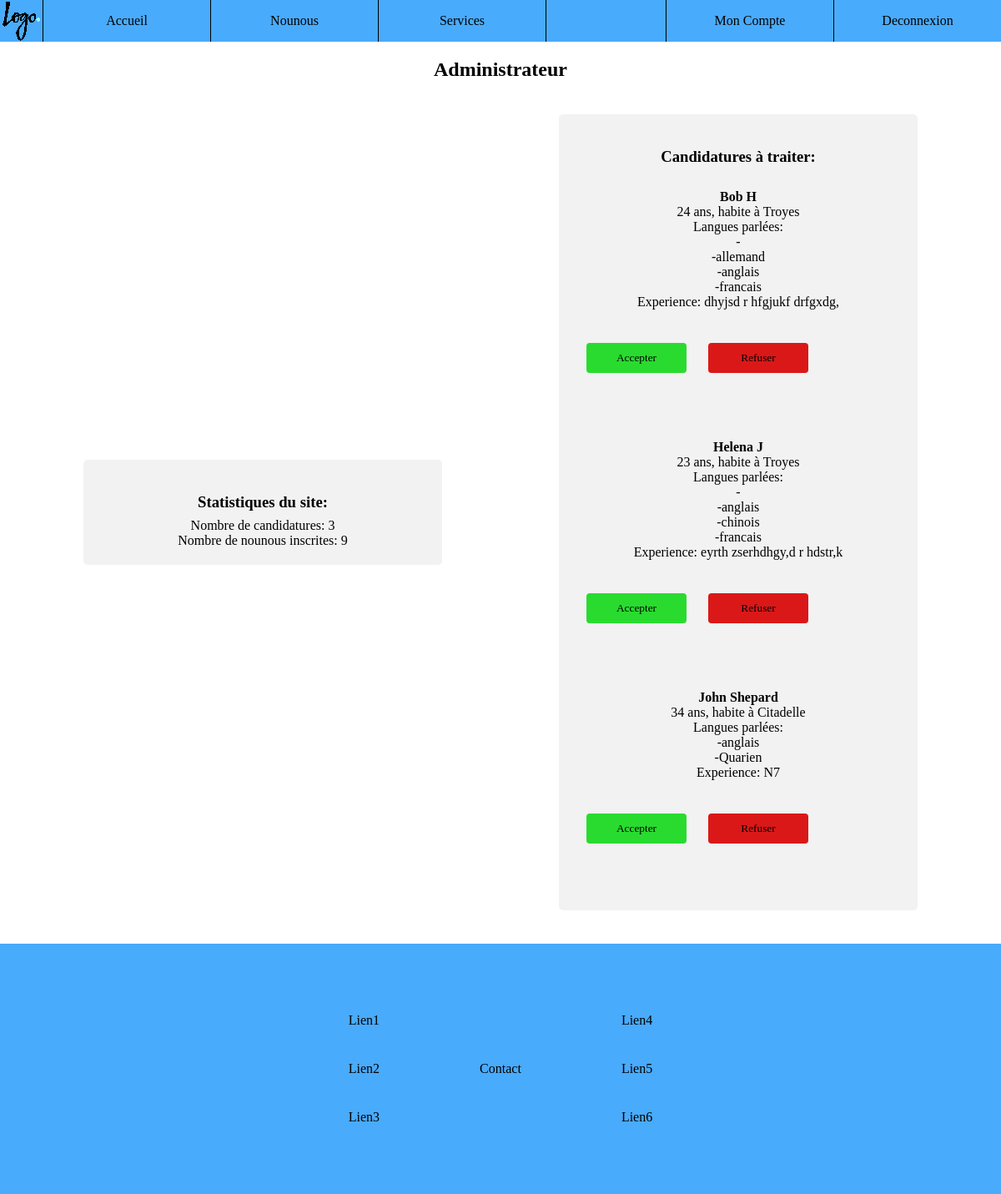
The app's page /compte.php (signed in) with its own data.
### tables this page shows
CREATE TABLE IF NOT EXISTS `nounou` (
  `idNounou` int(11) NOT NULL AUTO_INCREMENT,
  `revenu` int(11) DEFAULT NULL,
  `telephone` varchar(45) NOT NULL,
  `idU` int(11) NOT NULL,
  `ville` varchar(45) NOT NULL,
  `experience` varchar(255) DEFAULT NULL,
  `nom` varchar(45) NOT NULL,
  `prenom` varchar(45) NOT NULL,
  `statut` int(11) NOT NULL DEFAULT '0',
  `note` float DEFAULT '0',
  `age` int(3) NOT NULL,
  `nb_notes` int(11) NOT NULL DEFAULT '0',
  PRIMARY KEY (`idNounou`),
  KEY `idU_idx` (`idU`)
);

CREATE TABLE IF NOT EXISTS `pratiquelangue` (
  `idN` int(11) NOT NULL,
  `langue` varchar(45) NOT NULL,
  PRIMARY KEY (`idN`,`langue`)
);

### compte.php (the view, shortened to what this page needs)
<html>
    <head>
        <link rel="stylesheet" type="text/css" href="style.css">
    </head>
    <body>
        <?php include("nav.php"); ?>
        <?php
        $mysqli = new mysqli('localhost', 'administrateur', 'administrateur', 'mydb');
                $sql='SELECT u.type FROM utilisateur u WHERE u.email=\''.$_SESSION['email'].'\'';
                if (!$result = $mysqli->query($sql))
                {
                    echo "SELECT error in query " . $sql . " errno: " . $mysqli->errno . " error: " . $mysqli->error;
                    exit;
                }
                $get_info_type = $result->fetch_row();
                $sql='SELECT u.ID FROM utilisateur u WHERE u.email=\''.$_SESSION['email'].'\'';
                if (!$result = $mysqli->query($sql))
                {
                    echo "SELECT error in query " . $sql . " errno: " . $mysqli->errno . " error: " . $mysqli->error;
                    exit;
                }
                $get_info_id = $result->fetch_row();
                if ($get_info_type[0] == 0)
                {
                    ?>
                    <h2>Parent</h2>
                    <div class="texte">
                        <?php
                        $sql='SELECT p.idParent FROM parent p WHERE p.idU = \''.$get_info_id[0].'\'';
                        if (!$result = $mysqli->query($sql))
                        {
                            echo "SELECT error in query " . $sql . " errno: " . $mysqli->errno . " error: " . $mysqli->error;
                            exit;
                        }
                        $get_info_idParent = $result->fetch_row();
                        $sql='SELECT * FROM enfants e WHERE idParent = \''.$get_info_idParent[0].'\'';
                        if (!$result = $mysqli->query($sql))
                        {
                            echo "SELECT error in query " . $sql . " errno: " . $mysqli->errno . " error: " . $mysqli->error;
                            exit;
                        }
                        $get_info_enfants = $result->fetch_row();
                        if(!$get_info_enfants){
                            echo "Vous n'avez pas d'enfants enregistrés <br/><br/>";
                        }
                        else{
                            echo "Enfants enregistrés: <br/>";
                            while($get_info_enfants){
                                echo $get_info_enfants[2]."<br/>";
                                $get_info_enfants = $result->fetch_row();
                            }
                        }
                        ?>
                        <form method="post" action="enregistrer_enfant.php">
                            <input class='bout_dispo' type="submit" value="Enregistrer un enfant">
                        </form>
                        <?php
                        echo "<br/>";
                        $sql='SELECT * FROM reservation r WHERE r.idParent =\''.$get_info_idParent[0].'\'';
                        if (!$result = $mysqli->query($sql))
                        {
                            echo "SELECT error in query " . $sql . " errno: " . $mysqli->errno . " error: " . $mysqli->error;
                            exit;
                        }
                        while($get_info_reservation = $result->fetch_row()){
                            $annee = intval(substr($get_info_reservation[4],0,4));
                            $semaine = intval(substr($get_info_reservation[4],6,2));
                            $semaine = ($semaine + 1) % 53;
                            if(!$semaine){
                                $annee++;
                            }
                            $get_info_reservation[4] = $annee . "-W" . sprintf("%02d",$semaine);
                            $sql='SELECT * FROM nounou n WHERE n.idNounou =\''.$get_info_reservation[1].'\'';
                            if (!$result2 = $mysqli->query($sql))
                            {
                                echo "SELECT error in query " . $sql . " errno: " . $mysqli->errno . " error: " . $mysqli->error;
                                exit;
                            }
                            $get_info_nounou_resa = $result2->fetch_row();
                                if($get_info_reservation[5]==0 && strtotime($get_info_reservation[4]) <= time() ){
                                    echo "<form method='post' action='#'><h4>Prestation à valider :</h4>";
                                    echo "<div class=texte> ";
                                    echo "Nounou: ".$get_info_nounou_resa[7]." ".$get_info_nounou_resa[6]."<br/>";
                                    echo "Date: ".$get_info_reservation[3];
                                    echo "<div class='horizontal'>";
                                    echo "<img id='img1' src='couleur.png' onclick='clicked(1)' style='width: 50px; height: 50px;'>";
                                    echo "<img id='img2' src='grey.png' onclick='clicked(2)' style='width: 50px; height: 50px;'>";
                                    echo "<img id='img3' src='grey.png' onclick='clicked(3)' style='width: 50px; height: 50px;'>";
                                    echo "<img id='img4' src='grey.png' onclick='clicked(4)' style='width: 50px; height: 50px;'>";
                                    echo "<img id='img5' src='grey.png' onclick='clicked(5)' style='width: 50px; height: 50px;'>";
                                    echo "</div>";
                                    echo "<input type='hidden' value=".$get_info_nounou_resa[11]." name='nb_notes'>";
                                    echo "<input type='hidden' value=".$get_info_nounou_resa[9]." name='moy_notes'>";
                                    echo "<input type='hidden' value=".$get_info_nounou_resa[0]." name='idNounou_note'>";
                                    echo "<input type='hidden' value=".$get_info_reservation[2]." name='idResa'>";
                                    echo "<input class='bout_dispo' type='submit' value='Valider la prestation'>";
                                    echo "<input type='hidden' value='1' name='note' id='note'> </form>";
                                    echo "</div>";
                                    date("c",strtotime("2018-W05-5"));
                            }
                            echo "<br/>";
                        }
                        ?>
                    </div>
                    <?php
                }
                else if ($get_info_type[0] == 2)
                {
                    ?>
                    <h2>Administrateur</h2>
                    <div class="texte_colonnes">
                        <div class="colonne">
                            <h3>Statistiques du site:</h3>
                            <?php
                            $sql='SELECT * FROM nb_candidatures';
                            if (!$result = $mysqli->query($sql))
                            {
                                echo "SELECT error in query " . $sql . " errno: " . $mysqli->errno . " error: " . $mysqli->error;
                                exit;
                            }
                            $get_info = $result->fetch_row();
                            echo 'Nombre de candidatures: '.$get_info[0].'<br/>';
                            $sql='SELECT * FROM nounous_inscrites';
                            if (!$result = $mysqli->query($sql))
                            {
                                echo "SELECT error in query " . $sql . " errno: " . $mysqli->errno . " error: " . $mysqli->error;
                                exit;
                            }
                            $get_info = $result->fetch_row();
                            echo 'Nombre de nounous inscrites: '.$get_info[0].'<br/>';
                            ?>
                        </div>
                        <div class="colonne">
                            <h3>Candidatures à traiter:</h3>
                            <?php
                            $sql='SELECT * FROM nb_candidatures';
                            if (!$result = $mysqli->query($sql))
                            {
                                echo "SELECT error in query " . $sql . " errno: " . $mysqli->errno . " error: " . $mysqli->error;
                                exit;
                            }
                            $get_info = $result->fetch_row();
                            $sql='SELECT * FROM nounou WHERE statut = 0';
                            if (!$result2 = $mysqli->query($sql))
                            {
                                echo "SELECT error in query " . $sql . " errno: " . $mysqli->errno . " error: " . $mysqli->error;
                                exit;
                            }
                            for ($i = 0; $i < $get_info[0]; $i++){
                                $get_info2 = $result2->fetch_row();
                                $sql='SELECT * FROM pratiquelangue WHERE idN = \''.$get_info2[0].'\'';
                                if (!$result3 = $mysqli->query($sql))
                                {
                                    echo "SELECT error in query " . $sql . " errno: " . $mysqli->errno . " error: " . $mysqli->error;
                                    exit;
                                }
                                echo '<div class="statut_nounou"> <h4>'.$get_info2[7].' '.$get_info2[6].'</h4>';
                                echo $get_info2[10].' ans, habite à '.$get_info2[4].'<br/>';
                                echo 'Langues parlées:<br/>';
                                $get_info3 = $result3->fetch_row();
                                while(isset($get_info3[1])){
                                    echo '-'.$get_info3[1].'<br/>';
                                    $get_info3 = $result3->fetch_row();
                                }
                                echo 'Experience: '.$get_info2[5].'</div>';
                                ?>
                            <div class="form_affectation">
                            <form method="post" action="#">
                                <input class="bout_accepter" type="submit" value="Accepter">
                            </form>
                            <form method="post" action="#">
                                <input class="bout_refuser" type="submit" value="Refuser">
                            </form>
                            </div>
                            <?php
                            }
                            ?>
                        </div>
                    </div>
                    <?php
                }
        ?>
        <footer>
            <?php include("footer.php"); ?>
        </footer>
    </body>
</html>

### nav.php
<nav>
    <a class="banniere"><img class="logo" src="./logo.png"></a>
    <a class="bouton" href="home.php">Accueil</a>
	<a class="bouton" href="nounous.php">Nounous</a>
	<a class="bouton" href="services.php">Services</a>
	<div class="marge"></div>
	<?php if(!isset($_SESSION['email'])) { ?>
		<a class="bouton" href="inscription.php">Inscription</a>
                <a class="bouton" href="connexion.php">Connexion</a>
	<?php } else { ?>
		<a class="bouton" href="compte.php">Mon Compte</a>
                <a class="bouton" href="deconnexion.php">Deconnexion</a>
	<?php } ?>
</nav>

### footer.php
<div class="pied">
    <div class="col_pied">
        <a class="footer_bouton" href="contact.php">Lien1</a>
        <a class="footer_bouton" href="contact.php">Lien2</a>
        <a class="footer_bouton" href="contact.php">Lien3</a>
    </div>
    <div class="col_pied">
        <a class="footer_bouton" href="contact.php">Contact</a>
    </div>
    <div class="col_pied">
        <a class="footer_bouton" href="contact.php">Lien4</a>
        <a class="footer_bouton" href="contact.php">Lien5</a>
        <a class="footer_bouton" href="contact.php">Lien6</a>
    </div>
</div>

### style.css (style rules this page uses)
* { margin: 0; padding: 0; font-family: Comic Sans MS; color: black; text-decoration: none; }
footer { width: 100%; height: 300px; background-color: #49abfc; }
.pied { display: flex; flex-direction: row; position: relative; align-items: center; justify-content: center; height: 100%; }
.col_pied { display: flex; flex-direction: column; position: relative; margin: 40px; }
.footer_bouton { margin: 20px; }
body { text-align:center; margin: auto; }
nav { position: fixed; right: 0px; top: 0px; width: 100%; display: flex; flex-direction: row; z-index: 255; }
.bouton { height: 50px; width: 200px; border-left:1px solid black; background-color: #49abfc; display: flex; align-items: center; justify-content: center; }
.marge { flex: 1; height: 50px; background-color: #49abfc; border-left:1px solid black; }
.statut_nounou { margin: 20px; }
form { display: inline-block; border-radius: 5px; background-color: #f2f2f2; padding: 10px; margin-bottom: 40px; }
h2 { margin-top: 20px; margin-bottom: 8px; }
h3 { margin-top: 20px; margin-bottom: 8px; }
input[type=submit], input[type=reset] { width: 120px; background-color: #29db2f; border: none; border-radius: 4px; padding: 10px; text-decoration: none; margin: 4px 14px; cursor: pointer; }
form > .bout_refuser { margin: 10px 3px; background-color: #db1818; }
form > .bout_accepter { margin: 10px 3px; }
.form_affectation { display: flex; flex-direction: row; }
.bout_accepter { margin: 10px 3px; }
.bout_refuser { margin: 10px 3px; background-color: #db1818; }
.texte_colonnes { display: flex; flex-direction: row; position: relative; align-items: center; justify-content: center; margin:30px; }
.colonne { width: 50%; display: flex; flex-direction: column; position: relative; margin: 10px 70px; border-radius: 5px; background-color: #f2f2f2; padding: 20px; }

### records on screen
nounou: prenom "Bob", nom "H", age "24", ville "Troyes", experience "dhyjsd r hfgjukf drfgxdg,"
pratiquelangue: langue "allemand"
pratiquelangue: langue "anglais"
pratiquelangue: langue "francais"
nounou: prenom "Helena", nom "J", age "23", ville "Troyes", experience "eyrth zserhdhgy,d r hdstr,k"
pratiquelangue: langue "anglais"
pratiquelangue: langue "chinois"
pratiquelangue: langue "francais"
nounou: prenom "John", nom "Shepard", age "34", ville "Citadelle", experience "N7"
pratiquelangue: langue "anglais"
pratiquelangue: langue "Quarien"

### other values on screen
$get_info[0] "3"
$get_info[0] "9"
